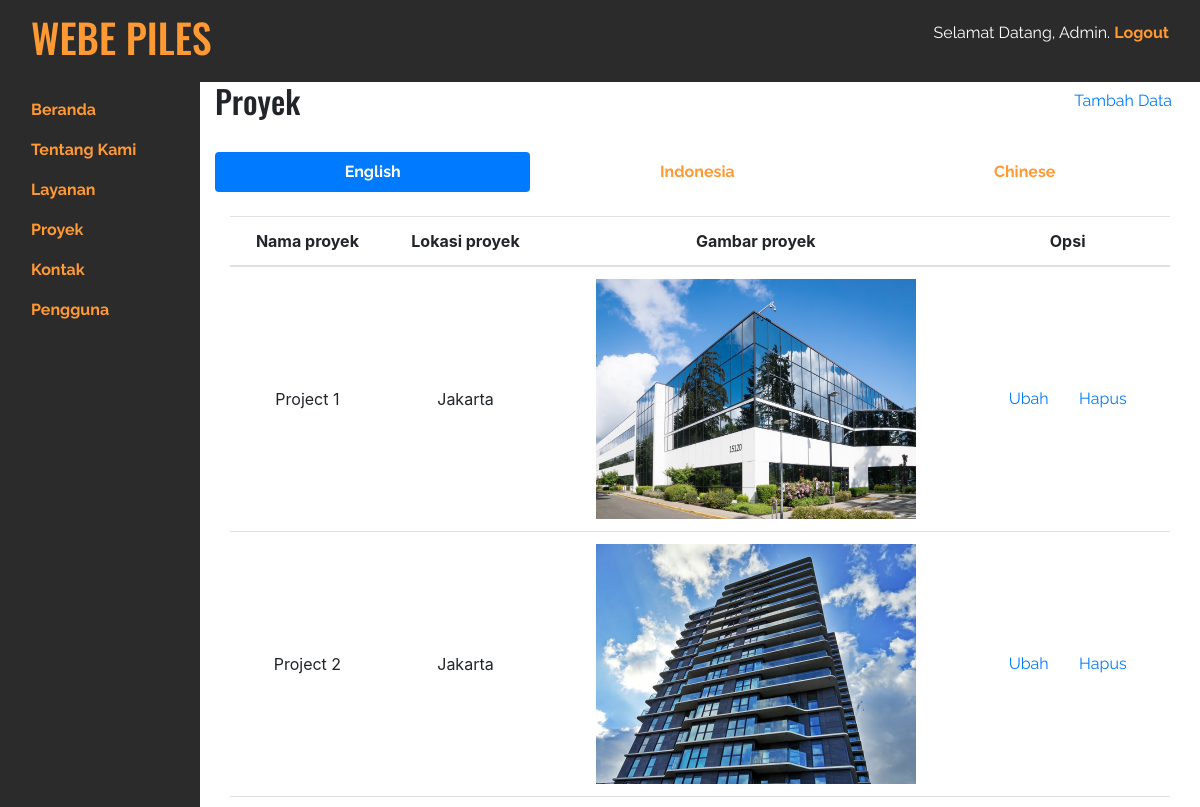
The app's page /admin/proyek.php (upper part), older data.
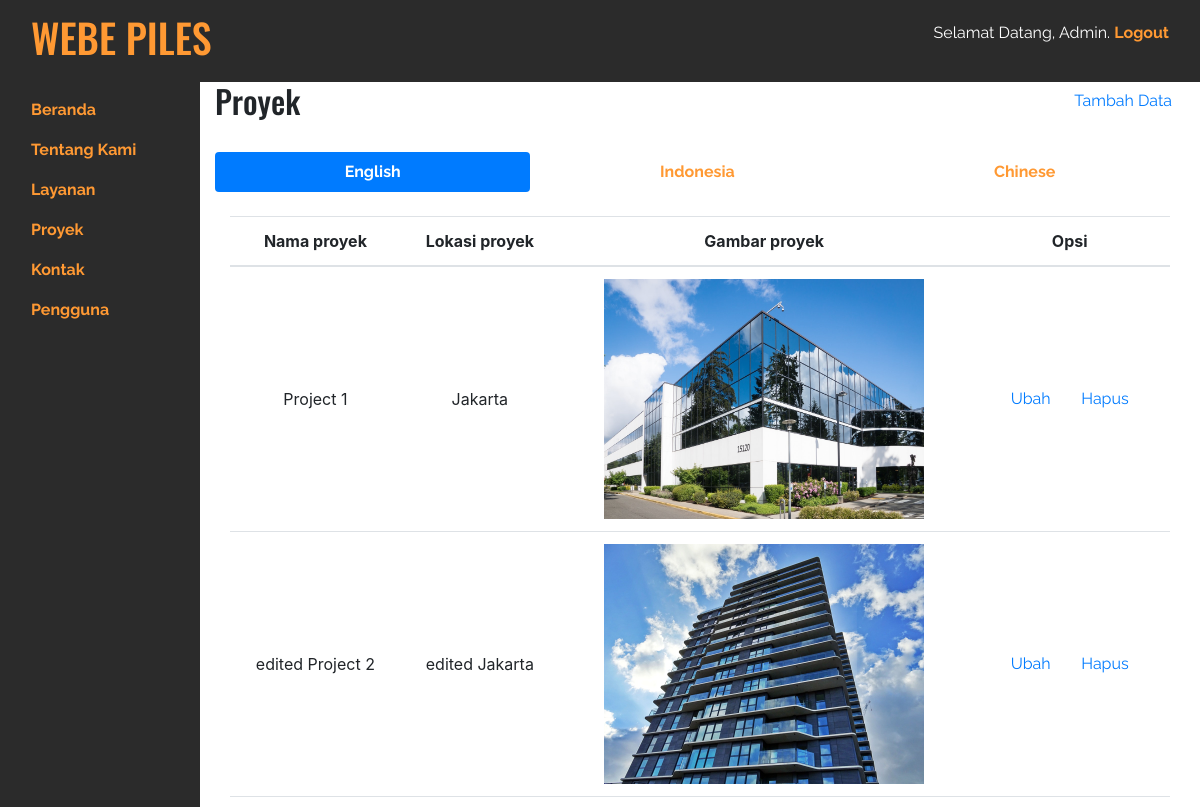
The same page, newer data.
### tables this page shows
CREATE TABLE `proyek` (
  `id_proyek` int(11) NOT NULL,
  `gambar_proyek` varchar(200) NOT NULL,
  `nama_proyek` varchar(100) DEFAULT NULL,
  `lokasi_proyek` varchar(50) DEFAULT NULL,
  `bahasa_proyek` varchar(2) DEFAULT NULL
);

### admin/proyek.php (the view, shortened to what this page needs)
<!doctype html>
<html lang="id">
  </head>
  <body>
    <?php include 'navbar.php'; ?>
    <div class="container-fluid">
      <div class="row">
        <div class="col-md-10">
          <div class="row">
            <div class="col d-flex justify-content-between">
              <h2>Proyek</h2>
              <a href="#" class="btn btn-link">Tambah Data</a>
            </div>
          </div>
          <br>
          <ul class="nav nav-pills nav-fill" role="tablist">
            <li class="nav-item">
              <a class="nav-link active" data-toggle="pill" href="#proyek-en">English</a>
            </li>
            <li class="nav-item">
              <a class="nav-link" data-toggle="pill" href="#proyek-id">Indonesia</a>
            </li>
            <li class="nav-item">
              <a class="nav-link" data-toggle="pill" href="#proyek-cn">Chinese</a>
            </li>
          </ul>
          <div class="tab-content">
            <div id="proyek-en" class="container tab-pane active"><br>
              <?php
                include 'fungsi/koneksi.php';
                $proyek_en = "SELECT * FROM proyek WHERE bahasa_proyek = 'en'";
                $hasil_proyek_en = mysqli_query($koneksi, $proyek_en);
              ?>
              <table class="table table-hover text-center">
                <thead>
                  <tr>
                    <th class="align-middle">Nama proyek</th>
                    <th class="align-middle">Lokasi proyek</th>
                    <th class="align-middle">Gambar proyek</th>
                    <th class="align-middle">Opsi</th>
                  </tr>
                </thead>
                <tbody>
                  <?php
                    while ($row_proyek_en = mysqli_fetch_array($hasil_proyek_en, MYSQLI_ASSOC)) {
                  ?>
                  <tr>
                    <td class="align-middle"><?php echo $row_proyek_en['nama_proyek']; ?></td>
                    <td class="align-middle"><?php echo $row_proyek_en['lokasi_proyek']; ?></td>
                    <td class="align-middle"><img style="width: 320px; height: 240px;" src="../<?php echo $row_proyek_en['gambar_proyek']; ?>"></td>
                    <td class="align-middle">
                      <a href="ubah/ubah-proyek.php?id=<?php echo $row_proyek_en['id_proyek']; ?>" class="btn btn-link">Ubah</a>
                      <a href="#" class="btn btn-link">Hapus</a>
                    </td>
                  </tr>
                  <?php
                    }
                  ?>
                </tbody>
              </table>
            </div>
          </div>
        </div>
      </div>
    </div>
  </body>
</html>

Row changes from the older to the newer data that the page shows:
changed proyek: nama_proyek "Project 2" → "edited Project 2"; lokasi_proyek "Jakarta" → "edited Jakarta"
